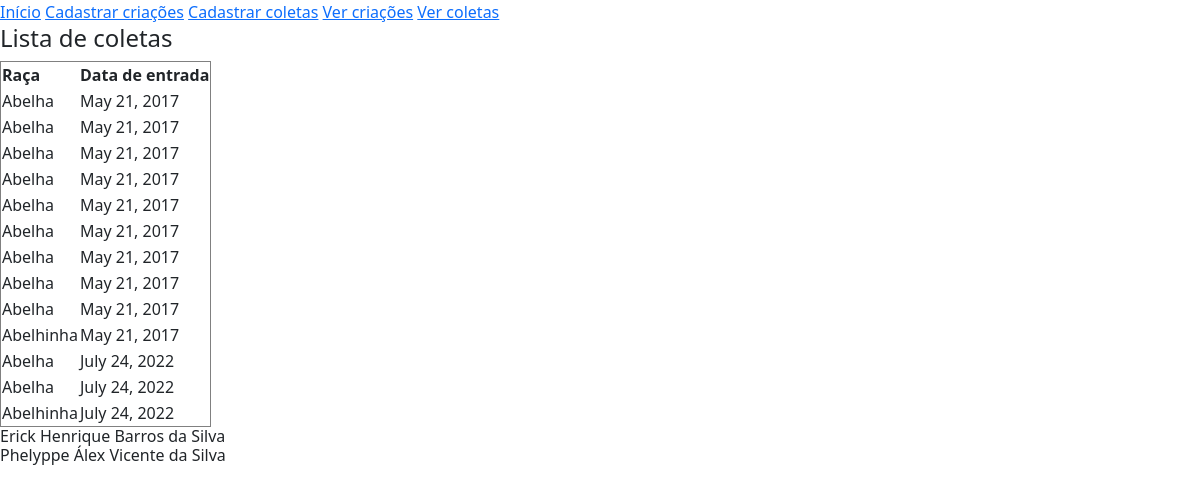
The page /listar-criacoes/ on the database as committed earlier.
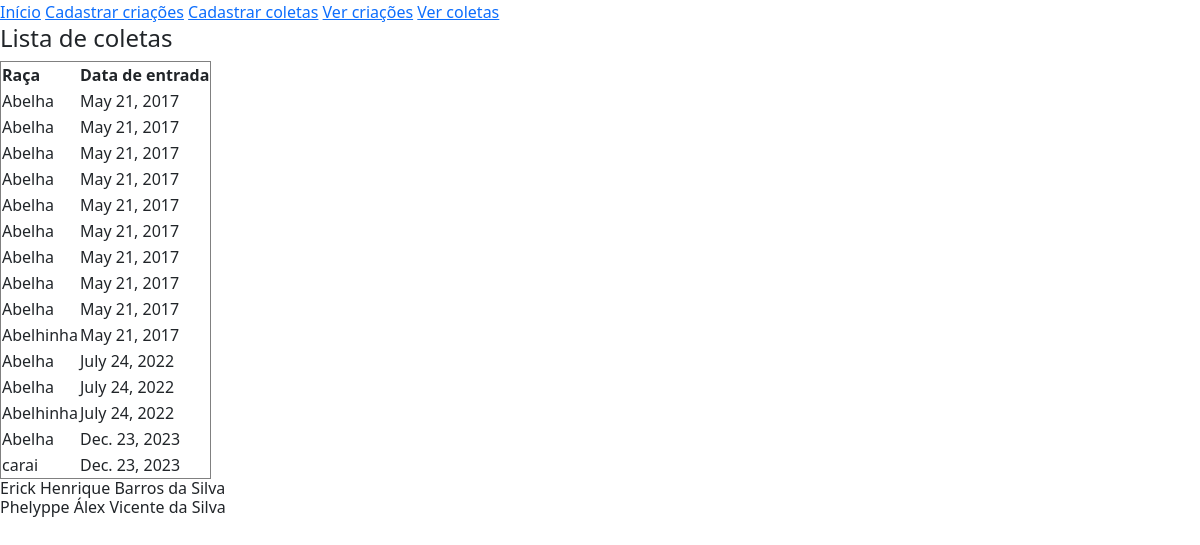
The same page on the database as committed later.
### Producao/models.py (models this page shows, shortened)
class Criacao(models.Model):
    id = models.AutoField(primary_key=True)
    raca = models.CharField(max_length=30, verbose_name='raca')
    data_entrada = models.DateField(max_length=10, verbose_name='data_entrada')
    class Meta:
        ordering = ['data_entrada', 'raca']
        app_label = 'Producao'

### Producao/views.py (the view)
# urls.py: path('listar-criacoes/', views.listar_criacoes, name='listar_criacoes'),
def listar_criacoes(request):
    lista_criacoes = Criacao.objects.all()
    informacoes = {
        'lista_criacoes': lista_criacoes
    }
    return render(request, 'Producao/listar_criacoes.html', informacoes)

### templates/Producao/listar_criacoes.html (shortened to what this page needs)
{% extends "base.html" %}
{% block subtitulo %}
Lista de coletas
{% endblock %}
{% block conteudo %}
    <table border="1">
        <tr>
            <th>Raça</th>
            <th>Data de entrada</th>
        </tr>
        {% for criacoes in lista_criacoes %}
            <tr>
                <td>{{criacoes.raca}}</td>
                <td>{{criacoes.data_entrada}}</td>
            </tr>
        {% endfor %}
    </table>
{% endblock %}

### templates/base.html (shortened to what this page needs)
<!doctype html>
<html lang="pt-br">
<head>
    <link href="https://cdn.jsdelivr.net/npm/bootstrap@5.3.0/dist/css/bootstrap.min.css" rel="stylesheet">
</head>
<body>
    <header>
        <div class="links">
            <a href="/">Início</a>
            <a href="/criar-criacao">Cadastrar criações</a>
            <a href="/criar-coleta">Cadastrar coletas</a>
            <a href="/listar-criacoes">Ver criações</a>
            <a href="/listar-coletas">Ver coletas</a>
        </div>
    </header>
    <div class="conteudo">
        <h4>
            {% block subtitulo %} {% endblock %}
        </h4>
        {% block conteudo %} {% endblock %}
    </div>
    <footer>
        <h6>Erick Henrique Barros da Silva</br>Phelyppe Álex Vicente da Silva</h6>
    </footer>
</body>
</html>

Rows that differ between the two databases and show on the page:
added Criacao: raca "Abelha", data_entrada "Dec. 23, 2023"
added Criacao: raca "carai", data_entrada "Dec. 23, 2023"
